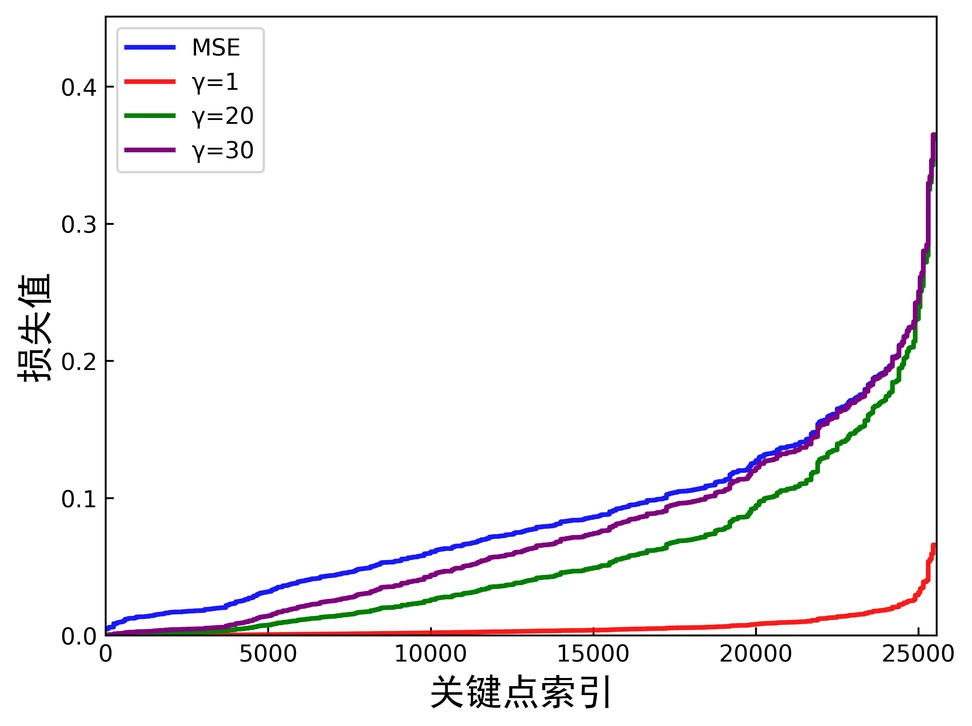
#> input picture hard.jpg, 972 x 726 px, shrunk from 3481 x 2602 before the run, given in place of 0_eryi_img028.png, which was not available
$ python display_gaussian_noise.py ../hard.jpg
#> lines starting #> are read from the running program, lines starting #| are printed output that depends on the picture; pictures that were not available may be replaced by others from this repository, and a replacement may not be noted
### lib/dataset/HandKeypointsDataset.py
# ------------------------------------------------------------------------------
# Copyright (c) Microsoft
# Licensed under the MIT License.
# Written by Bin Xiao (Bin.Xiao@microsoft.com)
# ------------------------------------------------------------------------------

from __future__ import absolute_import
from __future__ import division
from __future__ import print_function

import copy
import logging
import random

import cv2
import numpy as np
import torch
from torch.utils.data import Dataset

from utils.transforms import get_affine_transform
from utils.transforms import affine_transform

logger = logging.getLogger(__name__)


class HandKeypointsDataset(Dataset):
    # [31 lines left out: function __init__, not called in this run]

    def _get_db(self):
        raise NotImplementedError

    def evaluate(self, cfg, preds, output_dir, *args, **kwargs):
        raise NotImplementedError

    def __len__(self,):
        return len(self.db)

    # [171 lines left out: functions __getitem__, select_data, generate_target, not called in this run]

    def add_gaussian_noise(self, image, mean=0, std=5):
        """
        添加高斯噪聲到圖像

        Args:
            image: 輸入圖像 (numpy array)
            mean: 高斯分佈的均值
            std: 高斯分佈的標準差

        Returns:
            添加噪聲後的圖像
        """
        # 確保輸入是浮點型
        image_float = image.astype(np.float32)

        # 生成與圖像相同形狀的高斯噪聲
        noise = np.random.normal(mean, std, image.shape)

        # 將噪聲添加到圖像
        noisy_image = image_float + noise

        # 裁剪值到有效範圍 [0, 255]
        noisy_image = np.clip(noisy_image, 0, 255).astype(np.uint8)

        return noisy_image

    # [132 lines left out: functions add_gaussian_noise_rand, add_color_jittering, add_black_padding, not called in this run]

### tools/display_gaussian_noise.py
import cv2
import numpy as np
import matplotlib.pyplot as plt
import random
import os
import sys

import _init_paths
from dataset.HandKeypointsDataset import HandKeypointsDataset


def display_gaussian_noise_effect(image_path, std_values=None):
    """
    顯示應用不同標準差的高斯噪聲後的圖像效果

    Args:
        image_path: 輸入圖像的路徑
        std_values: 標準差值列表，如果為None，則使用默認值 [5, 15, 30, 50]
    """
    # 讀取圖像
    image = cv2.imread(image_path)
#> image is the input picture: shape (726, 972, 3); mean B, G, R 246.1, 244.8, 246
    if image is None:
        print(f"無法讀取圖像: {image_path}")
        return

    # 將圖像從BGR轉換為RGB (用於matplotlib顯示)
    image_rgb = cv2.cvtColor(image, cv2.COLOR_BGR2RGB)

    # 如果沒有提供標準差值，則使用默認值
    if std_values is None:
        std_values = [5, 15, 30, 50]

    # 創建一個臨時的HandKeypointsDataset實例，僅用於調用add_gaussian_noise方法
    # 由於我們只需要使用add_gaussian_noise方法，所以可以創建一個空的實例
    dataset = HandKeypointsDataset.__new__(HandKeypointsDataset)

    # 設置圖像顯示
    fig, axes = plt.subplots(1, len(std_values) + 1, figsize=(15, 5))

    # 顯示原始圖像
    axes[0].imshow(image_rgb)
    axes[0].set_title('原始圖像')
    axes[0].axis('off')

    # 顯示不同標準差的噪聲效果
    for i, std in enumerate(std_values):
        # 應用高斯噪聲
        noisy_image = dataset.add_gaussian_noise(image, mean=0, std=std)

        # 轉換為RGB用於顯示
        noisy_image_rgb = cv2.cvtColor(noisy_image, cv2.COLOR_BGR2RGB)

        # 顯示噪聲圖像
        axes[i + 1].imshow(noisy_image_rgb)
        axes[i + 1].set_title(f'Std = {std}')
        axes[i + 1].axis('off')
#> this loop made 4 passes
#> pass 1, in add_gaussian_noise, `noisy_image = image_float + noise`:
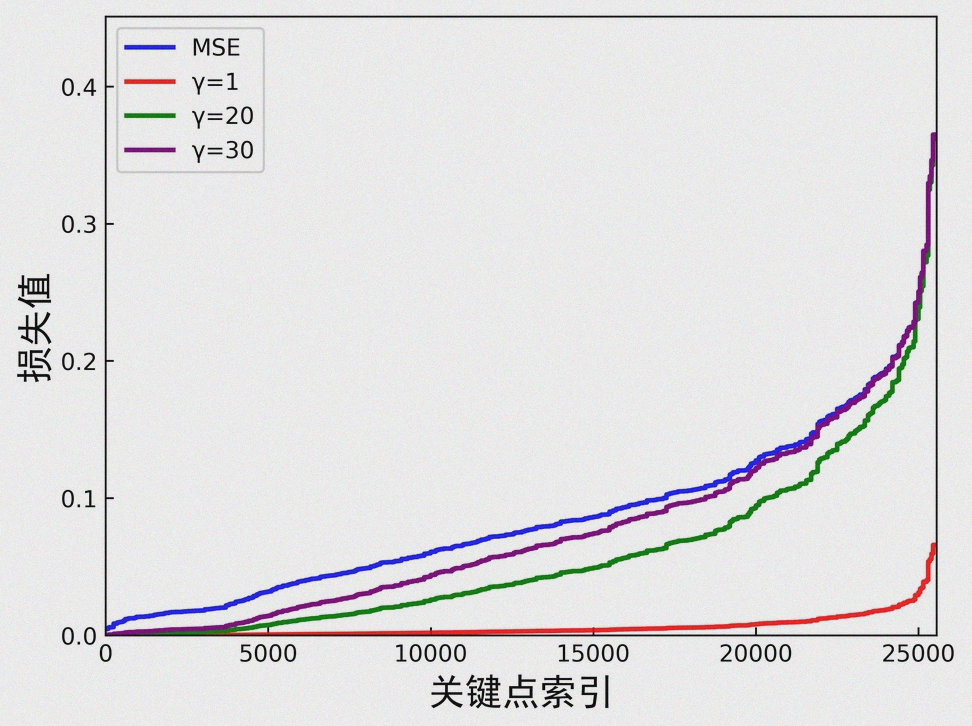
#> noisy_image: shape (726, 972, 3) float64; mean B, G, R 246.1, 244.8, 246; drawn with min black and max white
#> after the loop:
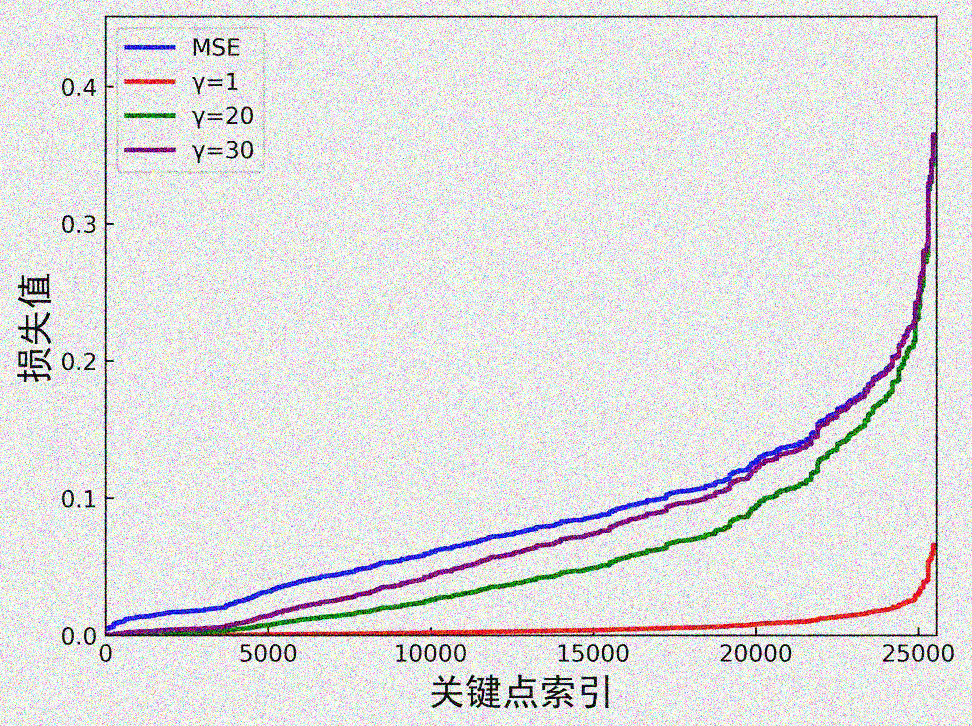
#> noisy_image: shape (726, 972, 3); mean B, G, R 227.4, 226.2, 227.2

    plt.tight_layout()
    # plt.savefig('gaussian_noise_comparison.png')
    plt.show()
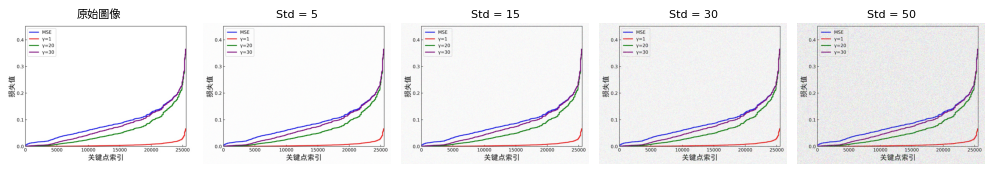
#> figure drawn by matplotlib, 5 panels

def display_random_std_range(image_path, std_range=(0, 50), num_samples=4):
    """
    顯示在指定標準差範圍內隨機生成的高斯噪聲效果

    Args:
        image_path: 輸入圖像的路徑
        std_range: 標準差的範圍，默認為(0, 50)
        num_samples: 要生成的樣本數量，默認為4
    """
#> called with std_range = (0, 50), num_samples = 4
    # 讀取圖像
    image = cv2.imread(image_path)
    if image is None:
        print(f"無法讀取圖像: {image_path}")
        return

    # 將圖像從BGR轉換為RGB (用於matplotlib顯示)
    image_rgb = cv2.cvtColor(image, cv2.COLOR_BGR2RGB)

    # 創建一個臨時的HandKeypointsDataset實例
    dataset = HandKeypointsDataset.__new__(HandKeypointsDataset)

    # 設置圖像顯示
    fig, axes = plt.subplots(1, num_samples + 1, figsize=(15, 5))

    # 顯示原始圖像
    axes[0].imshow(image_rgb)
    axes[0].set_title('原始圖像')
    axes[0].axis('off')

    # 顯示不同隨機標準差的噪聲效果
    for i in range(num_samples):
        # 在範圍內隨機生成標準差
        std = random.uniform(std_range[0], std_range[1])

        # 應用高斯噪聲
        noisy_image = dataset.add_gaussian_noise(image, mean=0, std=std)

        # 轉換為RGB用於顯示
        noisy_image_rgb = cv2.cvtColor(noisy_image, cv2.COLOR_BGR2RGB)

        # 顯示噪聲圖像
        axes[i + 1].imshow(noisy_image_rgb)
        axes[i + 1].set_title(f'Rand Std = {std:.2f}')
        axes[i + 1].axis('off')
#> this loop made 4 passes
#> pass 1, in add_gaussian_noise (call 5), `noisy_image = image_float + noise`:
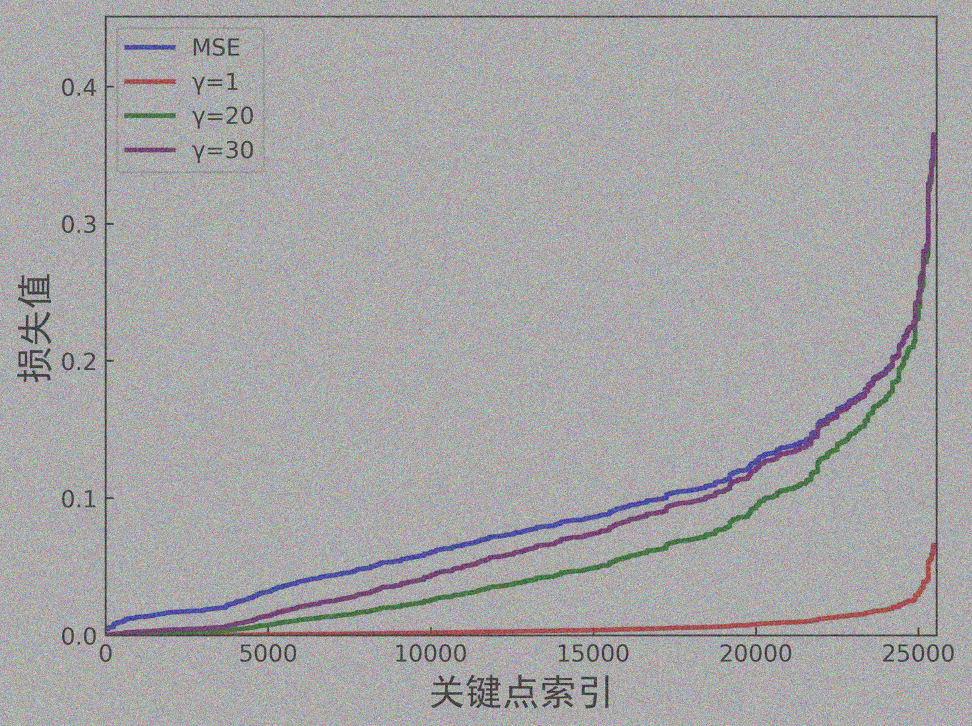
#> noisy_image: shape (726, 972, 3) float64; mean B, G, R 246, 244.8, 245.9; drawn with min black and max white

    plt.tight_layout()
    #plt.savefig('random_std_gaussian_noise.png')
    plt.show()

if __name__ == "__main__":
    # 請替換為您自己的圖像路徑
    image_path = "../data/mydataset/images/train/0_eryi_img028.png"

    # 如果命令行提供了圖像路徑，則使用它
    # if len(sys.argv) > 1:
    #     image_path = sys.argv[1]

    print(f"使用圖像: {image_path}")

    # 顯示固定標準差的效果
    display_gaussian_noise_effect(image_path)

    # 顯示隨機標準差範圍的效果
    display_random_std_range(image_path, std_range=(0, 50))
